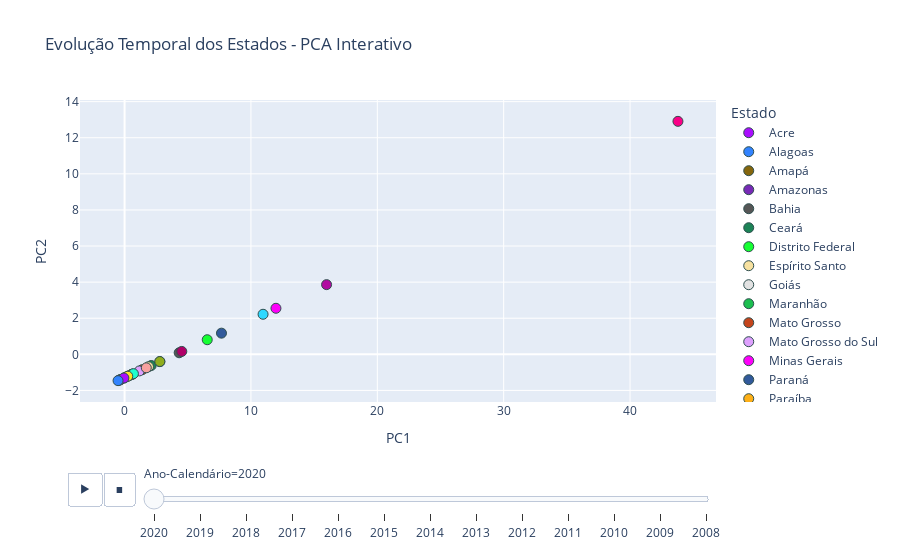

Notebook code for this chart:
### Code cell
fig = px.scatter(
    pca_df,
    x="PC1", y="PC2",
    color="Estado",
    animation_frame="Ano-Calendário",
    title="Evolução Temporal dos Estados - PCA Interativo",
    color_discrete_sequence=px.colors.qualitative.Alphabet
)
fig.update_traces(marker=dict(size=10, line=dict(width=1, color='DarkSlateGrey')))
fig.show()

### Figure 1 — Plotly figure (JSON) as saved in the notebook; plotly's stock layout.template omitted (floating-point values rounded to 4 significant figures)
{"data": [{"hovertemplate": "Estado=Acre<br>Ano-Calendário=2020<br>PC1=%{x}<br>PC2=%{y}<extra></extra>", "legendgroup": "Acre", "marker": {"color": "#AA0DFE", "line": {"color": "DarkSlateGrey", "width": 1}, "size": 10, "symbol": "circle"}, "mode": "markers", "name": "Acre", "orientation": "v", "showlegend": true, "type": "scatter", "x": [-0.421], "xaxis": "x", "y": [-1.43], "yaxis": "y"}, {"hovertemplate": "Estado=Alagoas<br>Ano-Calendário=2020<br>PC1=%{x}<br>PC2=%{y}<extra></extra>", "legendgroup": "Alagoas", "marker": {"color": "#3283FE", "line": {"color": "DarkSlateGrey", "width": 1}, "size": 10, "symbol": "circle"}, "mode": "markers", "name": "Alagoas", "orientation": "v", "showlegend": true, "type": "scatter", "x": [0.3518], "xaxis": "x", "y": [-1.183], "yaxis": "y"}, {"hovertemplate": "Estado=Amapá<br>Ano-Calendário=2020<br>PC1=%{x}<br>PC2=%{y}<extra></extra>", "legendgroup": "Amapá", "marker": {"color": "#85660D", "line": {"color": "DarkSlateGrey", "width": 1}, "size": 10, "symbol": "circle"}, "mode": "markers", "name": "Amapá", "orientation": "v", "showlegend": true, "type": "scatter", "x": [-0.3022], "xaxis": "x", "y": [-1.392], "yaxis": "y"}, {"hovertemplate": "Estado=Amazonas<br>Ano-Calendário=2020<br>PC1=%{x}<br>PC2=%{y}<extra></extra>", "legendgroup": "Amazonas", "marker": {"color": "#782AB6", "line": {"color": "DarkSlateGrey", "width": 1}, "size": 10, "symbol": "circle"}, "mode": "markers", "name": "Amazonas", "orientation": "v", "showlegend": true, "type": "scatter", "x": [0.5953], "xaxis": "x", "y": [-1.106], "yaxis": "y"}, {"hovertemplate": "Estado=Bahia<br>Ano-Calendário=2020<br>PC1=%{x}<br>PC2=%{y}<extra></extra>", "legendgroup": "Bahia", "marker": {"color": "#565656", "line": {"color": "DarkSlateGrey", "width": 1}, "size": 10, "symbol": "circle"}, "mode": "markers", "name": "Bahia", "orientation": "v", "showlegend": true, "type": "scatter", "x": [4.32], "xaxis": "x", "y": [0.08609], "yaxis": "y"}, {"hovertemplate": "Estado=Ceará<br>Ano-Calendário=2020<br>PC1=%{x}<br>PC2=%{y}<extra></extra>", "legendgroup": "Ceará", "marker": {"color": "#1C8356", "line": {"color": "DarkSlateGrey", "width": 1}, "size": 10, "symbol": "circle"}, "mode": "markers", "name": "Ceará", "orientation": "v", "showlegend": true, "type": "scatter", "x": [2.106], "xaxis": "x", "y": [-0.6214], "yaxis": "y"}, {"hovertemplate": "Estado=Distrito Federal<br>Ano-Calendário=2020<br>PC1=%{x}<br>PC2=%{y}<extra></extra>", "legendgroup": "Distrito Federal", "marker": {"color": "#16FF32", "line": {"color": "DarkSlateGrey", "width": 1}, "size": 10, "symbol": "circle"}, "mode": "markers", "name": "Distrito Federal", "orientation": "v", "showlegend": true, "type": "scatter", "x": [6.54], "xaxis": "x", "y": [0.8084], "yaxis": "y"}, {"hovertemplate": "Estado=Espírito Santo<br>Ano-Calendário=2020<br>PC1=%{x}<br>PC2=%{y}<extra></extra>", "legendgroup": "Espírito Santo", "marker": {"color": "#F7E1A0", "line": {"color": "DarkSlateGrey", "width": 1}, "size": 10, "symbol": "circle"}, "mode": "markers", "name": "Espírito Santo", "orientation": "v", "showlegend": true, "type": "scatter", "x": [1.891], "xaxis": "x", "y": [-0.6875], "yaxis": "y"}, {"hovertemplate": "Estado=Goiás<br>Ano-Calendário=2020<br>PC1=%{x}<br>PC2=%{y}<extra></extra>", "legendgroup": "Goiás", "marker": {"color": "#E2E2E2", "line": {"color": "DarkSlateGrey", "width": 1}, "size": 10, "symbol": "circle"}, "mode": "markers", "name": "Goiás", "orientation": "v", "showlegend": true, "type": "scatter", "x": [2.794], "xaxis": "x", "y": [-0.4057], "yaxis": "y"}, {"hovertemplate": "Estado=Maranhão<br>Ano-Calendário=2020<br>PC1=%{x}<br>PC2=%{y}<extra></extra>", "legendgroup": "Maranhão", "marker": {"color": "#1CBE4F", "line": {"color": "DarkSlateGrey", "width": 1}, "size": 10, "symbol": "circle"}, "mode": "markers", "name": "Maranhão", "orientation": "v", "showlegend": true, "type": "scatter", "x": [0.5289], "xaxis": "x", "y": [-1.128], "yaxis": "y"}, {"hovertemplate": "Estado=Mato Grosso<br>Ano-Calendário=2020<br>PC1=%{x}<br>PC2=%{y}<extra></extra>", "legendgroup": "Mato Grosso", "marker": {"color": "#C4451C", "line": {"color": "DarkSlateGrey", "width": 1}, "size": 10, "symbol": "circle"}, "mode": "markers", "name": "Mato Grosso", "orientation": "v", "showlegend": true, "type": "scatter", "x": [1.392], "xaxis": "x", "y": [-0.8518], "yaxis": "y"}, {"hovertemplate": "Estado=Mato Grosso do Sul<br>Ano-Calendário=2020<br>PC1=%{x}<br>PC2=%{y}<extra></extra>", "legendgroup": "Mato Grosso do Sul", "marker": {"color": "#DEA0FD", "line": {"color": "DarkSlateGrey", "width": 1}, "size": 10, "symbol": "circle"}, "mode": "markers", "name": "Mato Grosso do Sul", "orientation": "v", "showlegend": true, "type": "scatter", "x": [1.171], "xaxis": "x", "y": [-0.9194], "yaxis": "y"}, {"hovertemplate": "Estado=Minas Gerais<br>Ano-Calendário=2020<br>PC1=%{x}<br>PC2=%{y}<extra></extra>", "legendgroup": "Minas Gerais", "marker": {"color": "#FE00FA", "line": {"color": "DarkSlateGrey", "width": 1}, "size": 10, "symbol": "circle"}, "mode": "markers", "name": "Minas Gerais", "orientation": "v", "showlegend": true, "type": "scatter", "x": [11.98], "xaxis": "x", "y": [2.551], "yaxis": "y"}, {"hovertemplate": "Estado=Paraná<br>Ano-Calendário=2020<br>PC1=%{x}<br>PC2=%{y}<extra></extra>", "legendgroup": "Paraná", "marker": {"color": "#325A9B", "line": {"color": "DarkSlateGrey", "width": 1}, "size": 10, "symbol": "circle"}, "mode": "markers", "name": "Paraná", "orientation": "v", "showlegend": true, "type": "scatter", "x": [7.667], "xaxis": "x", "y": [1.173], "yaxis": "y"}, {"hovertemplate": "Estado=Paraíba<br>Ano-Calendário=2020<br>PC1=%{x}<br>PC2=%{y}<extra></extra>", "legendgroup": "Paraíba", "marker": {"color": "#FEAF16", "line": {"color": "DarkSlateGrey", "width": 1}, "size": 10, "symbol": "circle"}, "mode": "markers", "name": "Paraíba", "orientation": "v", "showlegend": true, "type": "scatter", "x": [0.6234], "xaxis": "x", "y": [-1.097], "yaxis": "y"}, {"hovertemplate": "Estado=Pará<br>Ano-Calendário=2020<br>PC1=%{x}<br>PC2=%{y}<extra></extra>", "legendgroup": "Pará", "marker": {"color": "#F8A19F", "line": {"color": "DarkSlateGrey", "width": 1}, "size": 10, "symbol": "circle"}, "mode": "markers", "name": "Pará", "orientation": "v", "showlegend": true, "type": "scatter", "x": [1.719], "xaxis": "x", "y": [-0.7474], "yaxis": "y"}, {"hovertemplate": "Estado=Pernambuco<br>Ano-Calendário=2020<br>PC1=%{x}<br>PC2=%{y}<extra></extra>", "legendgroup": "Pernambuco", "marker": {"color": "#90AD1C", "line": {"color": "DarkSlateGrey", "width": 1}, "size": 10, "symbol": "circle"}, "mode": "markers", "name": "Pernambuco", "orientation": "v", "showlegend": true, "type": "scatter", "x": [2.787], "xaxis": "x", "y": [-0.3998], "yaxis": "y"}, {"hovertemplate": "Estado=Piauí<br>Ano-Calendário=2020<br>PC1=%{x}<br>PC2=%{y}<extra></extra>", "legendgroup": "Piauí", "marker": {"color": "#F6222E", "line": {"color": "DarkSlateGrey", "width": 1}, "size": 10, "symbol": "circle"}, "mode": "markers", "name": "Piauí", "orientation": "v", "showlegend": true, "type": "scatter", "x": [0.1473], "xaxis": "x", "y": [-1.249], "yaxis": "y"}, {"hovertemplate": "Estado=Rio Grande do Norte<br>Ano-Calendário=2020<br>PC1=%{x}<br>PC2=%{y}<extra></extra>", "legendgroup": "Rio Grande do Norte", "marker": {"color": "#1CFFCE", "line": {"color": "DarkSlateGrey", "width": 1}, "size": 10, "symbol": "circle"}, "mode": "markers", "name": "Rio Grande do Norte", "orientation": "v", "showlegend": true, "type": "scatter", "x": [0.6995], "xaxis": "x", "y": [-1.072], "yaxis": "y"}, {"hovertemplate": "Estado=Rio Grande do Sul<br>Ano-Calendário=2020<br>PC1=%{x}<br>PC2=%{y}<extra></extra>", "legendgroup": "Rio Grande do Sul", "marker": {"color": "#2ED9FF", "line": {"color": "DarkSlateGrey", "width": 1}, "size": 10, "symbol": "circle"}, "mode": "markers", "name": "Rio Grande do Sul", "orientation": "v", "showlegend": true, "type": "scatter", "x": [10.96], "xaxis": "x", "y": [2.219], "yaxis": "y"}, {"hovertemplate": "Estado=Rio de Janeiro<br>Ano-Calendário=2020<br>PC1=%{x}<br>PC2=%{y}<extra></extra>", "legendgroup": "Rio de Janeiro", "marker": {"color": "#B10DA1", "line": {"color": "DarkSlateGrey", "width": 1}, "size": 10, "symbol": "circle"}, "mode": "markers", "name": "Rio de Janeiro", "orientation": "v", "showlegend": true, "type": "scatter", "x": [15.98], "xaxis": "x", "y": [3.862], "yaxis": "y"}, {"hovertemplate": "Estado=Rondônia<br>Ano-Calendário=2020<br>PC1=%{x}<br>PC2=%{y}<extra></extra>", "legendgroup": "Rondônia", "marker": {"color": "#C075A6", "line": {"color": "DarkSlateGrey", "width": 1}, "size": 10, "symbol": "circle"}, "mode": "markers", "name": "Rondônia", "orientation": "v", "showlegend": true, "type": "scatter", "x": [-0.04327], "xaxis": "x", "y": [-1.31], "yaxis": "y"}, {"hovertemplate": "Estado=Roraima<br>Ano-Calendário=2020<br>PC1=%{x}<br>PC2=%{y}<extra></extra>", "legendgroup": "Roraima", "marker": {"color": "#FC1CBF", "line": {"color": "DarkSlateGrey", "width": 1}, "size": 10, "symbol": "circle"}, "mode": "markers", "name": "Roraima", "orientation": "v", "showlegend": true, "type": "scatter", "x": [-0.3826], "xaxis": "x", "y": [-1.419], "yaxis": "y"}, {"hovertemplate": "Estado=Santa Catarina<br>Ano-Calendário=2020<br>PC1=%{x}<br>PC2=%{y}<extra></extra>", "legendgroup": "Santa Catarina", "marker": {"color": "#B00068", "line": {"color": "DarkSlateGrey", "width": 1}, "size": 10, "symbol": "circle"}, "mode": "markers", "name": "Santa Catarina", "orientation": "v", "showlegend": true, "type": "scatter", "x": [4.527], "xaxis": "x", "y": [0.1608], "yaxis": "y"}, {"hovertemplate": "Estado=Sergipe<br>Ano-Calendário=2020<br>PC1=%{x}<br>PC2=%{y}<extra></extra>", "legendgroup": "Sergipe", "marker": {"color": "#FBE426", "line": {"color": "DarkSlateGrey", "width": 1}, "size": 10, "symbol": "circle"}, "mode": "markers", "name": "Sergipe", "orientation": "v", "showlegend": true, "type": "scatter", "x": [0.2522], "xaxis": "x", "y": [-1.214], "yaxis": "y"}, {"hovertemplate": "Estado=São Paulo<br>Ano-Calendário=2020<br>PC1=%{x}<br>PC2=%{y}<extra></extra>", "legendgroup": "São Paulo", "marker": {"color": "#FA0087", "line": {"color": "DarkSlateGrey", "width": 1}, "size": 10, "symbol": "circle"}, "mode": "markers", "name": "São Paulo", "orientation": "v", "showlegend": true, "type": "scatter", "x": [43.79], "xaxis": "x", "y": [12.91], "yaxis": "y"}, {"hovertemplate": "Estado=Tocantins<br>Ano-Calendário=2020<br>PC1=%{x}<br>PC2=%{y}<extra></extra>", "legendgroup": "Tocantins", "marker": {"color": "#AA0DFE", "line": {"color": "DarkSlateGrey", "width": 1}, "size": 10, "symbol": "circle"}, "mode": "markers", "name": "Tocantins", "orientation": "v", "showlegend": true, "type": "scatter", "x": [-0.05614], "xaxis": "x", "y": [-1.314], "yaxis": "y"}, {"hovertemplate": "Estado=Não identificado<br>Ano-Calendário=2020<br>PC1=%{x}<br>PC2=%{y}<extra></extra>", "legendgroup": "Não identificado", "marker": {"color": "#3283FE", "line": {"color": "DarkSlateGrey", "width": 1}, "size": 10, "symbol": "circle"}, "mode": "markers", "name": "Não identificado", "orientation": "v", "showlegend": true, "type": "scatter", "x": [-0.5172], "xaxis": "x", "y": [-1.459], "yaxis": "y"}], "layout": {"autosize": true, "legend": {"title": {"text": "Estado"}, "tracegroupgap": 0}, "sliders": [{"active": 0, "currentvalue": {"prefix": "Ano-Calendário="}, "len": 0.9, "pad": {"b": 10, "t": 60}, "steps": [{"args": [["2020"], {"frame": {"duration": 0, "redraw": false}, "fromcurrent": true, "mode": "immediate", "transition": {"duration": 0, "easing": "linear"}}], "label": "2020", "method": "animate"}, {"args": [["2019"], {"frame": {"duration": 0, "redraw": false}, "fromcurrent": true, "mode": "immediate", "transition": {"duration": 0, "easing": "linear"}}], "label": "2019", "method": "animate"}, {"args": [["2018"], {"frame": {"duration": 0, "redraw": false}, "fromcurrent": true, "mode": "immediate", "transition": {"duration": 0, "easing": "linear"}}], "label": "2018", "method": "animate"}, {"args": [["2017"], {"frame": {"duration": 0, "redraw": false}, "fromcurrent": true, "mode": "immediate", "transition": {"duration": 0, "easing": "linear"}}], "label": "2017", "method": "animate"}, {"args": [["2016"], {"frame": {"duration": 0, "redraw": false}, "fromcurrent": true, "mode": "immediate", "transition": {"duration": 0, "easing": "linear"}}], "label": "2016", "method": "animate"}, {"args": [["2015"], {"frame": {"duration": 0, "redraw": false}, "fromcurrent": true, "mode": "immediate", "transition": {"duration": 0, "easing": "linear"}}], "label": "2015", "method": "animate"}, {"args": [["2014"], {"frame": {"duration": 0, "redraw": false}, "fromcurrent": true, "mode": "immediate", "transition": {"duration": 0, "easing": "linear"}}], "label": "2014", "method": "animate"}, {"args": [["2013"], {"frame": {"duration": 0, "redraw": false}, "fromcurrent": true, "mode": "immediate", "transition": {"duration": 0, "easing": "linear"}}], "label": "2013", "method": "animate"}, {"args": [["2012"], {"frame": {"duration": 0, "redraw": false}, "fromcurrent": true, "mode": "immediate", "transition": {"duration": 0, "easing": "linear"}}], "label": "2012", "method": "animate"}, {"args": [["2011"], {"frame": {"duration": 0, "redraw": false}, "fromcurrent": true, "mode": "immediate", "transition": {"duration": 0, "easing": "linear"}}], "label": "2011", "method": "animate"}, {"args": [["2010"], {"frame": {"duration": 0, "redraw": false}, "fromcurrent": true, "mode": "immediate", "transition": {"duration": 0, "easing": "linear"}}], "label": "2010", "method": "animate"}, {"args": [["2009"], {"frame": {"duration": 0, "redraw": false}, "fromcurrent": true, "mode": "immediate", "transition": {"duration": 0, "easing": "linear"}}], "label": "2009", "method": "animate"}, {"args": [["2008"], {"frame": {"duration": 0, "redraw": false}, "fromcurrent": true, "mode": "immediate", "transition": {"duration": 0, "easing": "linear"}}], "label": "2008", "method": "animate"}], "x": 0.1, "xanchor": "left", "y": 0, "yanchor": "top"}], "title": {"text": "Evolução Temporal dos Estados - PCA Interativo"}, "updatemenus": [{"active": 0, "buttons": [{"args": [null, {"frame": {"duration": 500, "redraw": false}, "fromcurrent": true, "mode": "immediate", "transition": {"duration": 500, "easing": "linear"}}], "label": "&#9654;", "method": "animate"}, {"args": [[null], {"frame": {"duration": 0, "redraw": false}, "fromcurrent": true, "mode": "immediate", "transition": {"duration": 0, "easing": "linear"}}], "label": "&#9724;", "method": "animate"}], "direction": "left", "pad": {"r": 10, "t": 70}, "showactive": false, "type": "buttons", "x": 0.1, "xanchor": "right", "y": 0, "yanchor": "top"}], "xaxis": {"anchor": "y", "autorange": true, "domain": [0, 1], "range": [-0.7772, 0.1908], "title": {"text": "PC1"}, "type": "linear"}, "yaxis": {"anchor": "x", "autorange": true, "domain": [0, 1], "range": [-1.551, -1.322], "title": {"text": "PC2"}, "type": "linear"}}}
